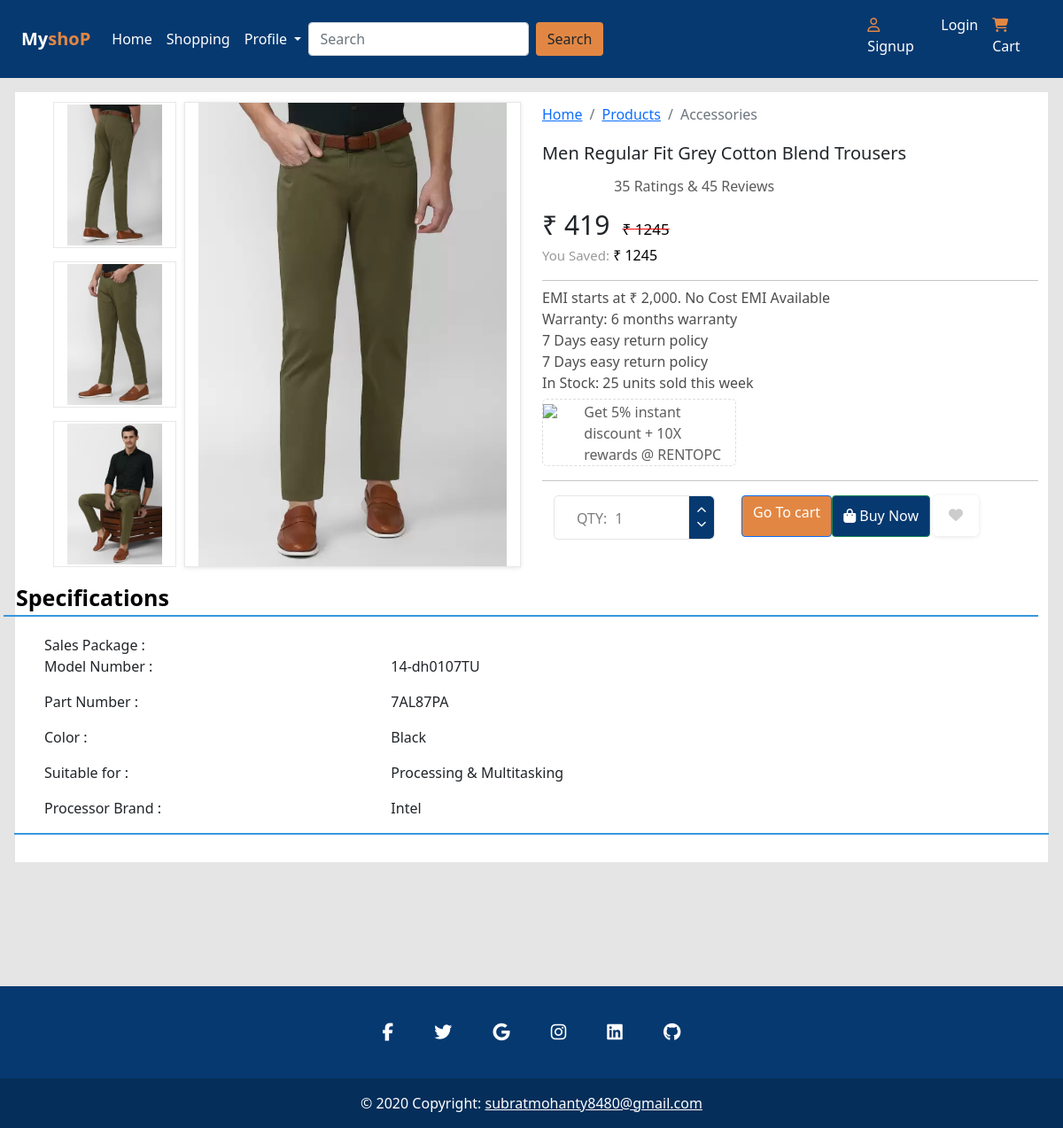
The app's page /product/viewproduct/1/ with its own data.
### Product/models.py (models this page shows)
class Product(models.Model):
    subcatagory = models.ForeignKey(SubCatagory, on_delete=models.CASCADE)
    productName =  models.CharField( max_length=200)
    title =  models.CharField(max_length=100)
    actual_price = models.IntegerField()
    discount_price = models.IntegerField()
    description = models.TextField()
    about = models.JSONField(null=True, blank=True)
    image1 = models.FileField(null=True , blank=True , upload_to="productimages")
    image2 = models.FileField(null=True , blank=True , upload_to="productimages")
    image3 = models.FileField(null=True , blank=True , upload_to="productimages")
    image4 = models.FileField(null=True , blank=True , upload_to="productimages")

### Product/views.py (the view)
# urls.py: path("viewproduct/<int:id>/", views.viewproduct , name="viewproduct"),
def viewproduct(request , id):
    try:
        product = Product.objects.get(id=id)
        produ =  product.about
        cart_status = AddtoCart.objects.filter(product__id = id)
        status = False
        if cart_status.exists():
            status =  True
    except Exception as e:
        print(e)
    return render(request, "Singleproduct.html" , {"product" : product , "cart":status})

### templates/Singleproduct.html (shortened to what this page needs)
{% extends 'Base.html' %}
{% load static %}
{% block main-content %}
<div class="super_container">
    <div class="single_product">
        <div class="container-fluid" style=" background-color: #fff; padding: 11px;">
            <div class="row">
                <div class="col-lg-2 order-lg-1 order-2">
                    <ul class="image_list">
                        <li><img id="img2" onclick="setimage()" src="{{ product.image2.url }}" alt=""></li>
                        <li><img id="img3" src="{{ product.image3.url }}" alt=""></li>
                        <li><img id="img4" src="{{ product.image4.url }}" alt=""></li>
                    </ul>
                </div>
                <div class="col-lg-4 order-lg-2 order-1">
                    <div class="image_selected"><img id="img1" src="{{ product.image1.url }}" alt=""></div>
                </div>
                <div class="col-lg-6 order-3">
                    <div class="product_description">
                        <nav>
                            <ol class="breadcrumb">
                                <li class="breadcrumb-item"><a href="#">Home</a></li>
                                <li class="breadcrumb-item"><a href="#">Products</a></li>
                                <li class="breadcrumb-item active">Accessories</li>
                            </ol>
                        </nav>
                        <div class="product_name">{{product.title}}</div>
                        <div class="product-rating"><span class="badge badge-success"><i class="fa fa-star"></i> 4.5 Star</span> <span class="rating-review">35 Ratings & 45 Reviews</span></div>
                        <div> <span class="product_price">₹ {{product.discount_price}}</span> <strike class="product_discount"> <span style='color:black'>₹ {{product.actual_price}}<span> </strike> </div>
                        <div> <span class="product_saved">You Saved:</span> <span style='color:black'>₹ {{product.actual_price}}<span> </div>
                        <hr class="singleline">
                        <div> <span class="product_info">EMI starts at ₹ 2,000. No Cost EMI Available<span><br> <span class="product_info">Warranty: 6 months warranty<span><br> <span class="product_info">7 Days easy return policy<span><br> <span class="product_info">7 Days easy return policy<span><br> <span class="product_info">In Stock: 25 units sold this week<span> </div>
                        <div>
                            <div class="row">
                                <div class="col-md-5">
                                    <div class="br-dashed">
                                        <div class="row">
                                            <div class="col-md-3 col-xs-3"> <img src="https://img.icons8.com/color/48/000000/price-tag.png"> </div>
                                            <div class="col-md-9 col-xs-9">
                                                <div class="pr-info"> <span class="break-all">Get 5% instant discount + 10X rewards @ RENTOPC</span> </div>
                                            </div>
                                        </div>
                                    </div>
                                </div>
                                <div class="col-md-7"> </div>
                            </div>
                        </div>
                        <hr class="singleline">
                        <div class="row">
                            <form action="{% url 'add-to-cart' %}" method="post">
                            <div class="col-xs-6" style="margin-left: 13px;">
                                <div class="product_quantity"> <span>QTY:</span>
                                     <input id="quantity_input" type="text" pattern="[0-9]*" name="quantity" value="1">
                                    <div class="quantity_buttons">
                                        <div id="quantity_inc_button" style="background-color: #063970;"  class="quantity_inc quantity_control"><i style="color: #ffffff;" class="fas fa-chevron-up"></i></div>
                                        <div id="quantity_dec_button" style="background-color: #063970;" class="quantity_dec quantity_control"><i style="color:white ;" class="fas fa-chevron-down"></i></div>
                                    </div>
                                </div>
                            </div>
                            <div class="col-xs-6 d-flex">
                                 {% if cart == True %}
                                 <a class="btn btn-primary shop-button" style="background-color: #e28743;"href="{% url 'cartpage' %}">Go To cart</a>
                                 {% endif %}
                            </form>
                            <form action="{% url 'buynow' %}" method="post">
                                 <button type="submit" class="btn btn-success shop-button" style="background-color: #063970;"><span><i class="fa-solid fa-bag-shopping"></i></span> Buy Now</button>
                                </form>
                                <div class="product_fav"><i class="fas fa-heart"></i></div>
                            </div>
                        </div>
                    </div>
                </div>
            </div>
            <div class="row row-underline">
            <div class="row row-underline">
                <div class="col-md-6"> <span class=" deal-text">Specifications</span> </div>
                <div class="col-md-6"> <a href="#" data-abc="true">  </a> </div>
            </div>
            <div class="row">
                <div class="col-md-12">
                    <table class="col-md-12">
                        <tbody>
                            <tr class="row mt-10">
                                <td class="col-md-4"><span class="p_specification">Sales Package :</span> </td>
                                <td class="col-md-8">
                                </td>
                            </tr>
                            <tr class="row mt-10">
                                <td class="col-md-4"><span class="p_specification">Model Number :</span> </td>
                                <td class="col-md-8">
                                    <ul>
                                        <li> 14-dh0107TU </li>
                                    </ul>
                                </td>
                            </tr>
                            <tr class="row mt-10">
                                <td class="col-md-4"><span class="p_specification">Part Number :</span> </td>
                                <td class="col-md-8">
                                    <ul>
                                        <li>7AL87PA</li>
                                    </ul>
                                </td>
                            </tr>
                            <tr class="row mt-10">
                                <td class="col-md-4"><span class="p_specification">Color :</span> </td>
                                <td class="col-md-8">
                                    <ul>
                                        <li>Black</li>
                                    </ul>
                                </td>
                            </tr>
                            <tr class="row mt-10">
                                <td class="col-md-4"><span class="p_specification">Suitable for :</span> </td>
                                <td class="col-md-8">
                                    <ul>
                                        <li>Processing & Multitasking</li>
                                    </ul>
                                </td>
                            </tr>
                            <tr class="row mt-10">
                                <td class="col-md-4"><span class="p_specification">Processor Brand :</span> </td>
                                <td class="col-md-8">
                                    <ul>
                                        <li>Intel</li>
                                    </ul>
                                </td>
                            </tr>
                        </tbody>
                    </table>
                </div>
            </div>
        </div>
    </div>
</div>
{% endblock main-content %}

### records on screen
Product: image2 (picture), image3 (picture), image4 (picture), image1 (picture), title "Men Regular Fit Grey Cotton Blend Trousers", discount_price "419", actual_price "1245"
